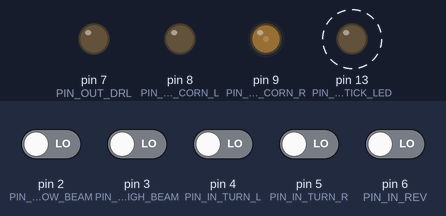
A sketch run on a simulated Arduino Uno, built with avr-gcc and run on an emulated ATmega328P. Shown: output pins drawn as LEDs (lit = HIGH). Dashed ring = blinking. The inputs (shaded band) are chosen by the test bench; at power-on: pin 2 (PIN_IN_LOW_BEAM), pin 3 (PIN_IN_HIGH_BEAM), pin 4 (PIN_IN_TURN_L), pin 5 (PIN_IN_TURN_R), pin 6 (PIN_IN_REV) LOW. What the sketch prints to the serial monitor is not drawn.

Above: at 1.2 s.
1.3 s: pin 4 (PIN_IN_TURN_L) driven HIGH
At 2.9 s:
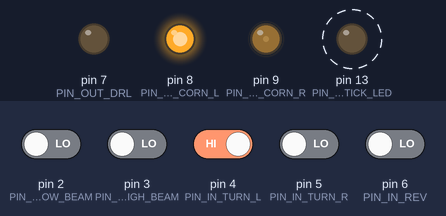
4.3 s: pin 5 (PIN_IN_TURN_R) driven HIGH
At 6.0 s:
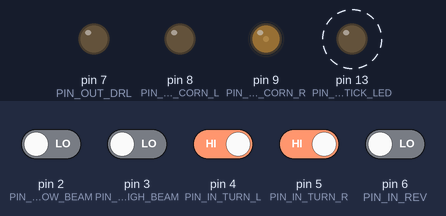
7.3 s: pin 6 (PIN_IN_REV) driven HIGH
At 8.0 s:
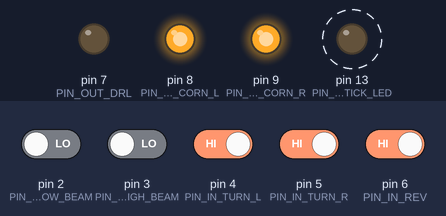
10.3 s: pin 6 (PIN_IN_REV) driven LOW
At 12.1 s:
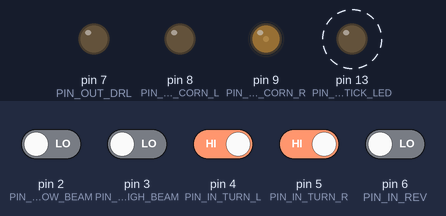
13.3 s: pin 4 (PIN_IN_TURN_L) driven LOW
At 13.8 s:
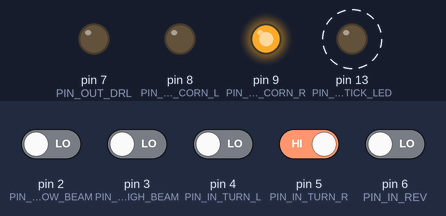
16.3 s: pin 5 (PIN_IN_TURN_R) driven LOW
At 18.9 s:
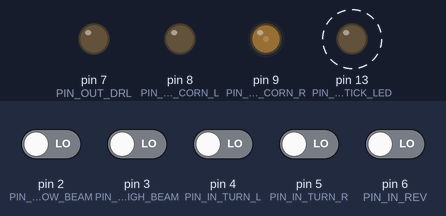
Timing chart, 0 to 20.3 s (numbered marks = the images above; inputs shaded):
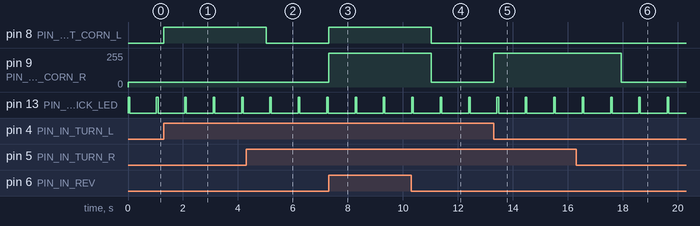

Measured:
- after the input at 1.3 s, pin 8 (PIN_OUT_CORN_L): LOW → HIGH at once
- after the input at 4.3 s, pin 8 (PIN_OUT_CORN_L): HIGH → LOW after 0.73 s
- after the input at 7.3 s, pin 8 (PIN_OUT_CORN_L): LOW → HIGH at once; pin 9 (PIN_OUT_CORN_R): 37/255 → 255/255 at once
- after the input at 10.3 s, pin 8 (PIN_OUT_CORN_L): HIGH → LOW after 0.73 s; pin 9 (PIN_OUT_CORN_R): 255/255 → 37/255 after 0.73 s
- after the input at 13.3 s, pin 9 (PIN_OUT_CORN_R): 37/255 → 255/255 at once
- after the input at 16.3 s, pin 9 (PIN_OUT_CORN_R): 255/255 → 37/255 after 1.6 s
- by itself, pin 13 (PIN_OUT_TICK_LED): alternates HIGH for 0.06 s and LOW for 0.98 s

The sketch:

arduino_nano_megane_bcm_ext.ino
```cpp
#include "bcm_ext.h"


void setup()
{
  Serial.begin (115200);
  Serial.println ("Initializing...");

  bcm_ext_init ();
}


void loop()
{
  bcm_ext_main ();
  delay (CYCLIC_DELAY);
}
```

bcm_ext.cpp
```cpp
#include "bcm_ext.h"


/* locals */

/* inputs digital */

static digIn_t inAcc    = {DIG_VAL_LOW, DIG_VAL_LOW, DIG_STATE_LOW};
static digIn_t inPosL   = {DIG_VAL_LOW, DIG_VAL_LOW, DIG_STATE_LOW};
static digIn_t inLowB   = {DIG_VAL_LOW, DIG_VAL_LOW, DIG_STATE_LOW};
static digIn_t inHighB  = {DIG_VAL_LOW, DIG_VAL_LOW, DIG_STATE_LOW};
static digIn_t inTurnL  = {DIG_VAL_LOW, DIG_VAL_LOW, DIG_STATE_LOW};
static digIn_t inTurnR  = {DIG_VAL_LOW, DIG_VAL_LOW, DIG_STATE_LOW};
static digIn_t inRev    = {DIG_VAL_LOW, DIG_VAL_LOW, DIG_STATE_LOW};

/* inputs analog */

static batVol bat = 0;

/* internals */

static tickLed_t tickLed = {DIG_VAL_LOW, 0};
static engine_t engine = {ENG_ACC_OFF};
static drl_t drl = {STATE_OFF, STATE_OFF, 0};
static turn_t turn = {TURN_OFF, TURN_SIG_OFF, 0};
static corn_t corn = {CORN_STATE_OFF, 0, 0, 0, 0, CORN_PWM_MIN, CORN_PWM_MIN};

/* forward declarations */

static void bcm_ext_init_pins (void);
static void bcm_ext_init_inputs (void);
static void bcm_ext_read_inputs (void);
static void bcm_ext_read_input_digital (digIn_t * digIn, uint8_t pin);
static void bcm_ext_write_outputs (void);
static void bcm_ext_write_outputs_tickLed (void);
static void bcm_ext_write_outputs_drl (void);
static void bcm_ext_write_outputs_corn (void);
static void bcm_ext_stateMachine (void);
static void bcm_ext_stateMachine_tickLed (void);
static void bcm_ext_stateMachine_engine (void);
static void bcm_ext_stateMachine_turnLight (void);
static void bcm_ext_stateMachine_drl (void);
static void bcm_ext_stateMachine_corn (void);


/*************************************************************
* bcm_ext_init
*************************************************************/

void bcm_ext_init (void)
{
  bcm_ext_init_pins ();
}


/*************************************************************
* bcm_ext_main
*************************************************************/

void bcm_ext_main (void)
{
  bcm_ext_read_inputs ();
  bcm_ext_stateMachine ();
  bcm_ext_write_outputs ();
}


/*************************************************************
* bcm_ext_init_pins
*************************************************************/

static void bcm_ext_init_pins (void)
{
  /* input digital */

  pinMode (PIN_IN_ACC, INPUT);
  pinMode (PIN_IN_POSL, INPUT);
  pinMode (PIN_IN_LOW_BEAM, INPUT);
  pinMode (PIN_IN_HIGH_BEAM, INPUT);
  pinMode (PIN_IN_TURN_L, INPUT);
  pinMode (PIN_IN_TURN_R, INPUT);
  pinMode (PIN_IN_REV, INPUT);

  /* input analog */

  pinMode (PIN_IN_BAT_VOL, INPUT);

  /* output digital */

  pinMode (PIN_OUT_TICK_LED, OUTPUT);

  /* output PWM */

  pinMode (PIN_OUT_DRL, OUTPUT);
  pinMode (PIN_OUT_CORN_L, OUTPUT);
  pinMode (PIN_OUT_CORN_R, OUTPUT);
}

/*************************************************************
* bcm_ext_init_pins
*************************************************************/

static void bcm_ext_init_inputs (void)
{
  /* input digital */

  /* input analog */

  /* output digital */

  /* output PWM */

}

/*************************************************************
* bcm_ext_read_input
*************************************************************/

static void bcm_ext_read_inputs (void)
{
  bcm_ext_read_input_digital (&inAcc,   PIN_IN_ACC);
  bcm_ext_read_input_digital (&inPosL,  PIN_IN_POSL);
  bcm_ext_read_input_digital (&inLowB,  PIN_IN_LOW_BEAM);
  bcm_ext_read_input_digital (&inHighB, PIN_IN_HIGH_BEAM);
  bcm_ext_read_input_digital (&inTurnL, PIN_IN_TURN_L);
  bcm_ext_read_input_digital (&inTurnR, PIN_IN_TURN_R);
  bcm_ext_read_input_digital (&inRev,   PIN_IN_REV);
}


/*************************************************************
* bcm_ext_read_input_digital
*************************************************************/

static void bcm_ext_read_input_digital (digIn_t * digIn, uint8_t pin)
{
  digIn->old = digIn->now;
  digIn->now = digitalRead (pin);

  if ((digIn->old == DIG_VAL_LOW) &&
      (digIn->now == DIG_VAL_HIGH))
  {
    digIn->state = DIG_STATE_RISING;
  }
  else if ((digIn->old == DIG_VAL_HIGH) &&
           (digIn->now == DIG_VAL_LOW))
  {
    digIn->state = DIG_STATE_FALLING;
  }
  else
  {
    digIn->state = (digState_e) digIn->now;
  }
}


/*************************************************************
* bcm_ext_write_outputs
*************************************************************/

static void bcm_ext_write_outputs (void)
{
  bcm_ext_write_outputs_tickLed ();
  bcm_ext_write_outputs_drl ();
  bcm_ext_write_outputs_corn ();
}


/*************************************************************
* bcm_ext_write_outputs_tickLed
*************************************************************/

static void bcm_ext_write_outputs_tickLed (void)
{
  digitalWrite (PIN_OUT_TICK_LED, tickLed.out);
}


/*************************************************************
* bcm_ext_write_outputs_drl
*************************************************************/

static void bcm_ext_write_outputs_drl (void)
{
  analogWrite (PIN_OUT_DRL, drl.out);
}


/*************************************************************
* bcm_ext_write_outputs_corn
*************************************************************/

static void bcm_ext_write_outputs_corn (void)
{
  analogWrite (PIN_OUT_CORN_L, corn.outL);
  analogWrite (PIN_OUT_CORN_R, corn.outR);
}


/*************************************************************
* bcm_ext_stateMachine
*************************************************************/

static void bcm_ext_stateMachine (void)
{
  bcm_ext_stateMachine_tickLed ();
  bcm_ext_stateMachine_engine ();
  bcm_ext_stateMachine_turnLight ();
  bcm_ext_stateMachine_drl ();
  bcm_ext_stateMachine_corn ();
}


/*************************************************************
* bcm_ext_stateMachine_tickLed
*************************************************************/

static void bcm_ext_stateMachine_tickLed (void)
{
  if (tickLed.cnt == 0)
  {
    if (tickLed.out == DIG_VAL_LOW)
    {
      tickLed.cnt = TICK_CNT_ON;
      tickLed.out = DIG_VAL_HIGH;
    }
    else
    {
      tickLed.cnt = TICK_CNT_OFF;
      tickLed.out = DIG_VAL_LOW;
    }
  }
  else
  {
    tickLed.cnt--;
  }
}

/*************************************************************
* bcm_ext_stateMachine_engine
*************************************************************/

static void bcm_ext_stateMachine_engine (void)
{
  switch (engine.state)
  {
    case (ENG_NA):
    case (ENG_ACC_OFF):
    {
      if (inAcc.state == DIG_STATE_RISING)
      {
        engine.state = ENG_ACC_ON;
      }
      break;
    }
    case (ENG_ACC_ON):
    {
      if (bat > BAT_VOL_CHARGE_THR)
      {
        engine.state = ENG_RUNNING;
      }
    }
    case (ENG_RUNNING):
    {
      if (inAcc.state == DIG_STATE_FALLING)
      {
        engine.state = ENG_ACC_OFF;
      }
      break;
    }
    default:
      break;
  }
}


/*************************************************************
* bcm_ext_stateMachine_turnLight
*************************************************************/

static void bcm_ext_stateMachine_turnLight (void)
{
  turnState_e now;

  /* current signal state */

  if ((inTurnL.now == DIG_VAL_HIGH) &&    /* warning light */
      (inTurnR.now == DIG_VAL_HIGH))
  {
    now = TURN_WARN;
  }
  else if ((inTurnL.now == DIG_VAL_HIGH) &&    /* only turn left light: ON HIGH */
           (inTurnR.now == DIG_VAL_LOW))
  {
    now = TURN_LEFT;
  }
  else if ((inTurnL.now == DIG_VAL_LOW) &&    /* only turn right light: ON HIGH */
           (inTurnR.now == DIG_VAL_HIGH))
  {
    now = TURN_RIGHT;
  }
  else
  {
    now = TURN_OFF;
  }

  /* check if active low */

  if (now != TURN_OFF)          /* signal is ON HIGH */
  {
    turn.state = now;
    turn.cnt = TURN_ON_LOW_CNT;   /* be prepared to count down active low period */
    turn.sig = TURN_SIG_ON_HIGH;
  }
  else  /* now is TURN_OFF */
  {
    /* detect transition from ON HIGH -> ON LOW */

    if (turn.cnt > 0)           /* still on active low */
    {
      turn.sig = TURN_SIG_ON_LOW;
      turn.cnt--;
    }

    if (turn.cnt == 0)          /* switch to OFF */
    {
      turn.sig = TURN_SIG_OFF;
      turn.state = TURN_OFF;
    }
  }
}

/*************************************************************
* bcm_ext_stateMachine_drl
*************************************************************/

static void bcm_ext_stateMachine_drl (void)
{
  /* use drl (high beam) at very low level for pos light */

  if (inPosL.now == DIG_VAL_HIGH)         /* position light ON */
  {
    drl.pos = STATE_ON;
  }
  else
  {
    drl.pos = STATE_OFF;
  }

  /* use drl (high beam) at low level for day running light */

  if ((engine.state == ENG_RUNNING) &&    /* motor running */
      (inPosL.now == DIG_VAL_LOW))        /* position light OFF */
  {
    drl.drl = STATE_ON;
  }
  else
  {
    drl.drl = STATE_OFF;
  }

  /* calculate PWM output value */

  if (drl.drl == STATE_ON)
  {
    drl.out = DRL_VAL (DRL_VAL_DRL);
  }
  else if (drl.pos == STATE_ON)
  {
    drl.out = DRL_VAL (DRL_VAL_POS);
  }
  else
  {
    drl.out = DRL_PWM_MIN;
  }
}


/*************************************************************
* bcm_ext_stateMachine_corn
*************************************************************/

static void bcm_ext_stateMachine_corn (void)
{
  /* count delayed ON period */

  DEC_VAL (corn.cntOnL);
  DEC_VAL (corn.cntOnR);

  /* count fade out period */

  DEC_VAL (corn.cntFadeL);
  DEC_VAL (corn.cntFadeR);

  /* active state */

  if (inRev.now == DIG_VAL_HIGH)      /* reversing -> activate cornering on both sides */
  {
    corn.cntOnL = CORN_KEEP_CNT;
    corn.cntOnR = CORN_KEEP_CNT;
  }

  if (turn.state == TURN_LEFT)        /* turning left -> corner left */
  {
    corn.cntOnL = CORN_KEEP_CNT;      /* prepare delayed ON counter */
  }

  if (turn.state == TURN_RIGHT)       /* turning right -> corner right */
  {
    corn.cntOnR = CORN_KEEP_CNT;      /* prepare delayed ON counter */
  }

  /* switch to fade out */

  if (corn.cntOnL == 0)               /* delayed ON time finished */
  {
    corn.cntFadeL = CORN_FADE_CNT;    /* prepare fade out counter */
  }

  if (corn.cntOnR == 0)               /* delayed ON time finished */
  {
    corn.cntFadeR = CORN_FADE_CNT;    /* prepare fade out counter */
  }

  /* calculate output values */

  if (corn.cntOnL != 0)
  {
    corn.outL = CORN_PWM_MAX;
  }
  else
  {
    corn.outL = CORN_FADE_VAL (corn.cntFadeL);
  }

  if (corn.cntOnR != 0)
  {
    corn.outR = CORN_PWM_MAX;
  }
  else
  {
    corn.outR = CORN_FADE_VAL (corn.cntFadeR);
  }
}
```

bcm_ext.h
```cpp
#include <Arduino.h>


/* defines */

#define CYCLIC_DELAY        5       /* cyclic period */

/* input pins: digital */

#define PIN_IN_ACC          0       /* key position in ACC */
#define PIN_IN_POSL         1       /* position light */
#define PIN_IN_LOW_BEAM     2       /* low beam light */
#define PIN_IN_HIGH_BEAM    3       /* high beam light */
#define PIN_IN_TURN_L       4       /* turn left light */
#define PIN_IN_TURN_R       5       /* turn right light */
#define PIN_IN_REV          6       /* reverse light */

/* input pins: analog */

#define PIN_IN_BAT_VOL      A0      /* battery voltage */

/* output pins: digital */

#define PIN_OUT_TICK_LED    13      /* tick led */

/* output pins: PWM */

#define PIN_OUT_DRL         7       /* day running light */
#define PIN_OUT_CORN_L      8       /* cornering left light */
#define PIN_OUT_CORN_R      9       /* cornering right light */

#define DEC_VAL(v)  if (v > 0) v--;

#define TICK_TIME           500     /* ON/OFF time (ms) */
#define TICK_TIME_ON        50      /* ON time (ms) */
#define TICK_TIME_OFF       950     /* OFF time (ms) */
#define TICK_CNT            (TICK_TIME / CYCLIC_DELAY)
#define TICK_CNT_ON         (TICK_TIME_ON / CYCLIC_DELAY)
#define TICK_CNT_OFF        (TICK_TIME_OFF / CYCLIC_DELAY)

/* battery */

#define BAT_VOL_CHARGE_THR  134     /* charing low threshold */

/* daytime running light */

#define DRL_VAL_HB          100     /* (%) level for high beam */
#define DRL_VAL_DRL         20      /* (%) level for DRL */
#define DRL_VAL_POS         5       /* (%) level for POS */
#define DRL_PWM_MAX         255     /* PWM max digital value */
#define DRL_PWM_MIN         0       /* PWM min digital value */
#define DRL_VAL(p)          ((p * DRL_PWM_MAX) / DRL_VAL_HB) /* calculate PWM value based on percentage */

/* turn signal */

#define TURN_ON_LOW_TIME    900     /* active low time (ms) */
#define TURN_ON_LOW_CNT     (TURN_ON_LOW_TIME / CYCLIC_DELAY)

/* cornering */

#define CORN_KEEP_TIME      2000    /* delayed on time (ms) */
#define CORN_FADE_TIME      1500    /* fade out time (ms) */
#define CORN_FADE_CNT       (CORN_FADE_TIME / CYCLIC_DELAY)
#define CORN_KEEP_CNT       (CORN_KEEP_TIME / CYCLIC_DELAY)
#define CORN_PWM_MAX        255     /* PWM max digital value */
#define CORN_PWM_MIN        0       /* PWM min digital value */
#define CORN_VAL_MIN        0       /* (%) level min for cornering */
#define CORN_VAL_MAX        100     /* (%) level max for cornering */
#define CORN_VAL(p)         ((p * CORN_PWM_MAX) / CORN_VAL_MAX)
#define CORN_FADE_VAL(c)    ((c * CORN_PWM_MAX) / CORN_FADE_CNT)    /* calculate out value based on counter */

/* typedefs */

typedef uint8_t   batVol;
typedef uint8_t   drlVal;
typedef uint8_t   turnLowDelay;
typedef uint8_t   cornFadeDelay;
typedef uint8_t   cornVal;

typedef enum state
{
  STATE_OFF   = 0,
  STATE_ON    = 1,
  STATE_NA    = 2
} state_t;

typedef enum digVal
{
  DIG_VAL_LOW   = 0,
  DIG_VAL_HIGH  = 1,
  DIG_VAL_NA    = 2
} digVal_e;

typedef enum digState
{
  DIG_STATE_LOW       = 0,
  DIG_STATE_HIGH      = 1,
  DIG_STATE_RISING    = 2,
  DIG_STATE_FALLING   = 3,
  DIG_STATE_NA        = 4
} digState_e;

typedef enum engState
{
  ENG_ACC_OFF         = 0,
  ENG_ACC_ON          = 1,
  ENG_RUNNING         = 2,
  ENG_NA              = 3
} engState_e;

typedef enum turnState
{
  TURN_OFF            = 0,
  TURN_LEFT           = 1,
  TURN_RIGHT          = 2,
  TURN_WARN           = 3,
  TURN_NA             = 4
} turnState_e;

typedef enum turnSignal
{
  TURN_SIG_OFF        = 0,
  TURN_SIG_ON_HIGH    = 1,
  TURN_SIG_ON_LOW     = 2,
  TURN_SIG_NA         = 3
} turnSignal_e;

typedef enum cornState
{
  CORN_STATE_OFF      = 0,
  CORN_STATE_ON       = 1,
  CORN_STATE_FADE_OUT = 2,
  CORN_STATE_NA       = 3
} cornState_e;

typedef struct tickLed
{
  digVal_e  out;
  uint8_t   cnt;
} tickLed_t;

typedef struct digIn
{
  digVal_e   now;
  digVal_e   old;
  digState_e state;
} digIn_t;

typedef struct engine
{
  engState_e  state;
} engine_t;

typedef struct drl
{
  state_t drl;
  state_t pos;
  drlVal  out;
} drl_t;

typedef struct turn
{
  turnState_e   state;
  turnSignal_e  sig;    /* signal state */
  turnLowDelay  cnt;    /* ON low state counter left */
} turn_t;

typedef struct corn
{
  cornState_e   state;
  cornFadeDelay cntFadeL;   /* fade out counter for left corner */
  cornFadeDelay cntFadeR;   /* fade out counter for right corner */
  cornFadeDelay cntOnL;     /* delayed on counter for left corner */
  cornFadeDelay cntOnR;     /* delayed on counter for right corner */
  cornVal       outL;       /* output left */
  cornVal       outR;       /* output right */
} corn_t;

/* function declaration */

void bcm_ext_init (void);
void bcm_ext_main (void);
```
